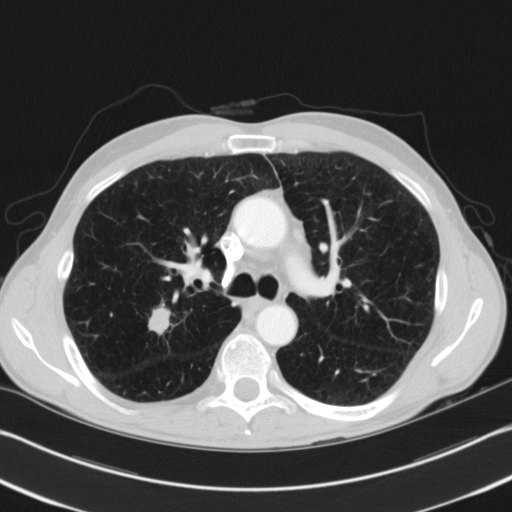
#> input picture lung_img.jpg, 512 x 512 px
$ python start_code_3D.py   (older library calls are emulated)
#> lines starting #> are read from the running program, lines starting #| are printed output that depends on the picture; after the words box and inside, x2 and y2 are one past the last pixel; in counts of white or black regions, pixels touching at a corner belong together
# -*- coding: utf-8 -*-
"""
Created on Mon Jan 14 14:23:54 2019

@author: senthilku
"""
import cv2
import matplotlib.pyplot as plt
import numpy as np
import time

img=cv2.imread('lung_img.jpg',0)
#> img is the input picture: shape (512, 512); min 20, max 255, mean 82.5
cv2.imshow("Lung Image",img)
cv2.waitKey()

th,ostu_img = cv2.threshold(img,0,255,cv2.THRESH_BINARY+cv2.THRESH_OTSU)
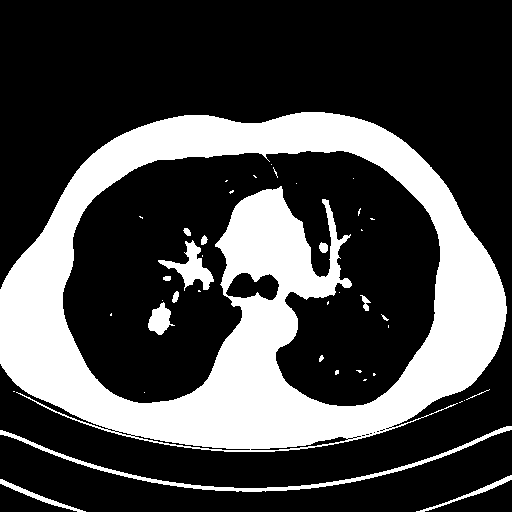
#> ostu_img: shape (512, 512); 28.1% white; 41 white regions (26 under 20 px), largest, box (x1, y1, x2, y2) and area: (0, 112, 507, 452) 68924, (0, 426, 512, 492) 2070, (158, 240, 214, 291) 980
#> th = 118

#ada_img = cv2.adaptiveThreshold(img,255,cv2.ADAPTIVE_THRESH_GAUSSIAN_C,\
#            cv2.THRESH_BINARY,11,2)

cv2.imshow("Ostu Segmentation",ostu_img)
cv2.waitKey()
#cv2.imshow("Adaptive Segmentation",ada_img)

from skimage.segmentation import clear_border
img2=clear_border(ostu_img)
#> img2: shape (512, 512); 0.77% white; 37 white regions (26 under 20 px), largest, box (x1, y1, x2, y2) and area: (158, 240, 214, 291) 980, (148, 302, 175, 335) 495, (319, 242, 328, 253) 76
cv2.imshow("clear_border",img2)
cv2.waitKey()

#img22=clear_border(ada_img)
#cv2.imshow("clear_border_Adaptive",img22)

img3=255-ostu_img
cv2.imshow("Inverted_image",img3)
cv2.waitKey()

img4=clear_border(img3)
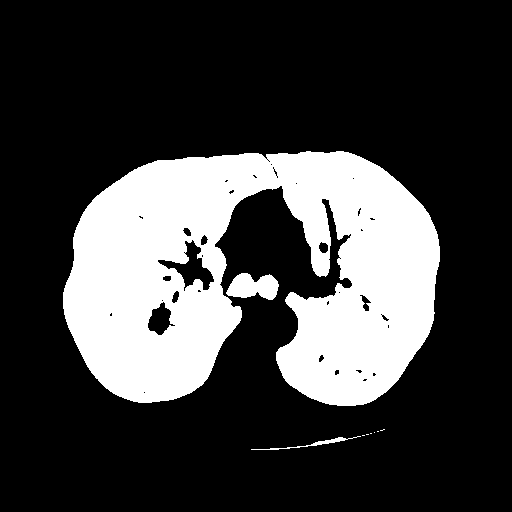
#> img4: shape (512, 512); 24.6% white; 9 white regions (6 under 20 px), largest, box (x1, y1, x2, y2) and area: (63, 151, 440, 406) 63271, (226, 273, 279, 300) 993, (251, 436, 361, 450) 218
cv2.imshow("clear_border1",img4)
cv2.waitKey()

se_fill=cv2.getStructuringElement(cv2.MORPH_ELLIPSE,(21,21))
img4_fill = cv2.morphologyEx(img4, cv2.MORPH_CLOSE, se_fill)
#> img4_fill: shape (512, 512); 25.9% white; 8 white regions (6 under 20 px), largest, box (x1, y1, x2, y2) and area: (63, 151, 440, 406) 67664, (251, 436, 361, 450) 221
cv2.imshow("filled_image",img4_fill)
cv2.waitKey()

se_open=cv2.getStructuringElement(cv2.MORPH_ELLIPSE,(21,21))
img4_open = cv2.morphologyEx(img4_fill, cv2.MORPH_OPEN, se_open)
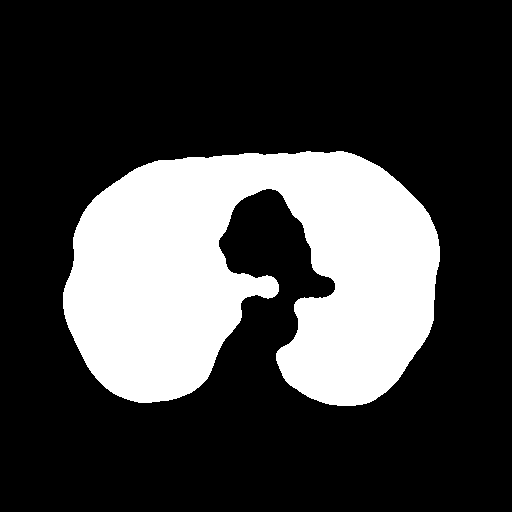
#> img4_open: shape (512, 512); 25.7% white; 1 white region, box (x1, y1, x2, y2) and area: (63, 151, 440, 406) 67340
cv2.imshow("Open_image",img4_open)
cv2.waitKey()

paren=img & img4_open
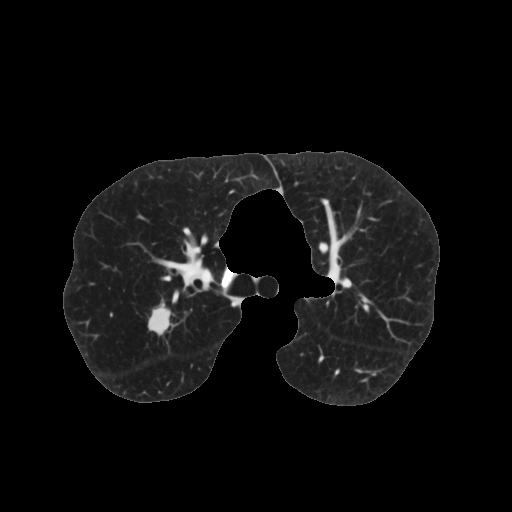
#> paren: shape (512, 512); min 0, max 255, mean 12.8
cv2.imshow("Parenchyma",paren)
cv2.waitKey()

thos,nod_th = cv2.threshold(paren,100,255,cv2.THRESH_BINARY)
#> nod_th: shape (512, 512); 1.7% white; 321 white regions (303 under 20 px), largest, box (x1, y1, x2, y2) and area: (155, 227, 216, 292) 1202, (321, 199, 352, 297) 943, (148, 299, 178, 336) 537
cv2.imshow("Nodules",nod_th)
cv2.waitKey()

#from skimage import morphology
#nodules = morphology.remove_small_objects(nod_th, min_size=10, connectivity=2)
#cv2.imshow("Final_Nodules",nodules)

se_open=cv2.getStructuringElement(cv2.MORPH_ELLIPSE,(3,3))
nodules = cv2.morphologyEx(nod_th, cv2.MORPH_OPEN, se_open)
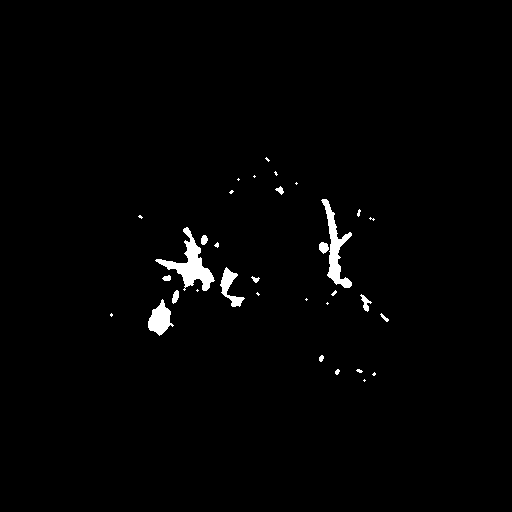
#> nodules: shape (512, 512); 1.4% white; 33 white regions (19 under 20 px), largest, box (x1, y1, x2, y2) and area: (155, 227, 215, 291) 1157, (321, 199, 352, 288) 900, (148, 299, 174, 336) 528
cv2.imshow("Final_Nodules",nodules)
cv2.waitKey()

nlabels, labels, stats, centroids = cv2.connectedComponentsWithStats(nodules)
#> labels: shape (512, 512) int32; 34 distinct labels, from 0 to 33
#> nlabels = 34; stats = 34 rows, first 6: [0, 0, 512, 512, 258506], [265, 157, 5, 5, 11], [274, 171, 4, 5, 10], [253, 175, 3, 3, 5], [237, 178, 3, 3, 5], [295, 182, 3, 3, 5]; centroids = 34 pairs, first value 111 to 384.1, second value 159 to 380
#nodules_fin = morphology.remove_small_objects(labels, min_size=100, connectivity=2)
cv2.imshow("Final_Nodules",nodules)
cv2.waitKey()

sizes = stats[1:, -1];
#> sizes = 33 values, max 1157 at index 11, min 5 at index 2, mean 110.2
min_size = 15
nodules1 = np.zeros((labels.shape),dtype='uint8')

#for every component in the image, you keep it only if it's above min_size
for i in range(0, nlabels-1):
    if sizes[i] >= min_size:
        nodules1[labels == i + 1] = 255
cv2.imshow("Final_Nodules1",nodules1)
cv2.waitKey()
nlabels1, labels1, stats1, centroids1 = cv2.connectedComponentsWithStats(nodules1)
#> labels1: shape (512, 512) int32; 19 distinct labels, from 0 to 18
#> nlabels1 = 19; stats1 = 19 rows, first 6: [0, 0, 512, 512, 258621], [275, 186, 9, 9, 41], [321, 199, 31, 89, 900], [357, 209, 4, 8, 19], [155, 227, 60, 64, 1157], [201, 235, 7, 10, 54]; centroids1 = 19 rows, first 8: [255.7, 255.3], [279.7, 189.9], [335.1, 248.2], [358.4, 212.5], [190.6, 264.9], [203.7, 239.5], [216.5, 244.6], [323.2, 247.1]
#pos1=np.where(stats[3]>10)
#nod1=np.zeros([512,512],dtype='uint8')
all_nod=[]
feat=np.zeros([nlabels1-1,9],dtype='float')
for i in range(1,nlabels1):
    nod1=np.zeros([512,512],dtype='uint8')
    pos=np.where(labels1==i)
    nod1[pos]=nodules1[pos]
    cv2.imshow("nod1",nod1)
    cv2.waitKey()
    all_nod.append(nod1)

    x,y,w,h = cv2.boundingRect(nod1)
    feat[i-1,0] = float(w)/h #Aspect Ratio
    im2, cc, hierarchy = cv2.findContours(nod1.copy(), cv2.RETR_TREE, cv2.CHAIN_APPROX_SIMPLE)
    area = cv2.contourArea(cc[0])
    feat[i-1,1]=area
    rect_area = w*h
    feat[i-1,2]= float(area)/rect_area #Extent
    hull = cv2.convexHull(cc[0])
    hull_area = cv2.contourArea(hull)
    feat[i-1,3]=hull_area #hull area
    feat[i-1,4] = float(area)/hull_area #solidity
    feat[i-1,5] = np.sqrt(4*area/np.pi) #equi_diameter
    [(x,y),(MA,ma),angle] = cv2.fitEllipse(cc[0])
    feat[i-1,6] =angle
#> this loop made 18 passes
#> pass 1, `cv2.imshow("nod1",nod1)`:
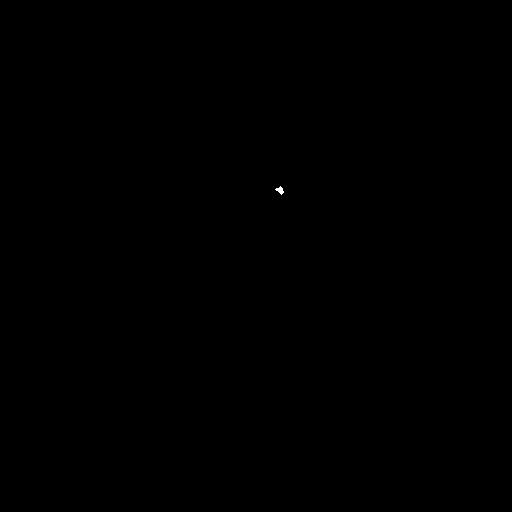
#> window 'nod1': shape (512, 512); 0.02% white; 1 white region, box (x1, y1, x2, y2) and area: (275, 186, 284, 195) 41
#> pass 2, `cv2.imshow("nod1",nod1)`:
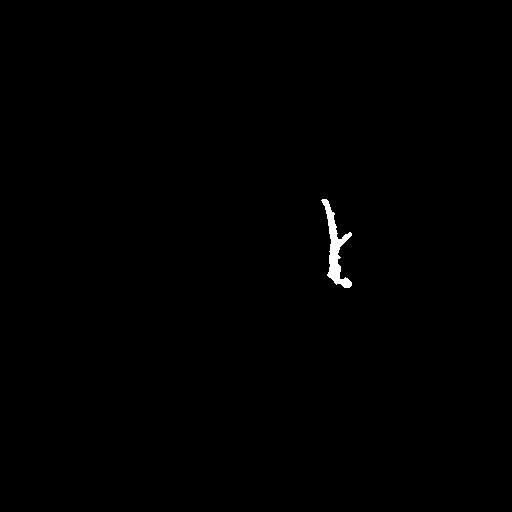
#> window 'nod1': shape (512, 512); 0.34% white; 1 white region, box (x1, y1, x2, y2) and area: (321, 199, 352, 288) 900
#> after the loop: nod1: shape (512, 512); 0.01% white in thin lines or dots, all inside (x1, y1, x2, y2) = (356, 369, 363, 373)
#> after the loop, all_nod = 18 items

feat[:,7]=centroids1[1:,0]
feat[:,8]=centroids1[1:,1]


#params = cv2.SimpleBlobDetector_Params()
## Filter by Area.
#params.filterByArea = True
#params.minArea = 10
#
## Filter by Circularity
#params.filterByCircularity = True
#params.minCircularity = 0.1
#
#
## Filter by Convexity
#params.filterByConvexity = True
#params.minConvexity = 0.87
#
## Filter by Inertia
#params.filterByInertia = True
#params.minInertiaRatio = 0.01
#
#detector = cv2.SimpleBlobDetector_create(params)

## Otsu's thresholding
#ret2,nod_ost = cv2.threshold(paren,0,255,cv2.THRESH_BINARY)
#cv2.imshow("Nodules1",nod_ost)

#ada_img = cv2.adaptiveThreshold(paren,255,cv2.ADAPTIVE_THRESH_GAUSSIAN_C,\
#            cv2.THRESH_BINARY,7,4)
#cv2.imshow("Nodules",ada_img)
##Imfill
#h, w = img4.shape[:2]
#mask = np.zeros((h+2, w+2), np.uint8)
#cv2.floodFill(img4, mask, (0,0), 255);
#im_floodfill_inv = cv2.bitwise_not(img4)
#im_fill = img4 | im_floodfill_inv
#cv2.imshow("clear_border1",im_fill)


#thr = cv2.adaptiveThreshold(img,255,cv2.ADAPTIVE_THRESH_MEAN_C,
#                            cv2.THRESH_BINARY,11,2)
#
#img_th = cv2.adaptiveThreshold(img,255,cv2.ADAPTIVE_THRESH_GAUSSIAN_C,\
#            cv2.THRESH_BINARY,11,2)
#
#cv2.imshow("Adaptive Image",img_th)
